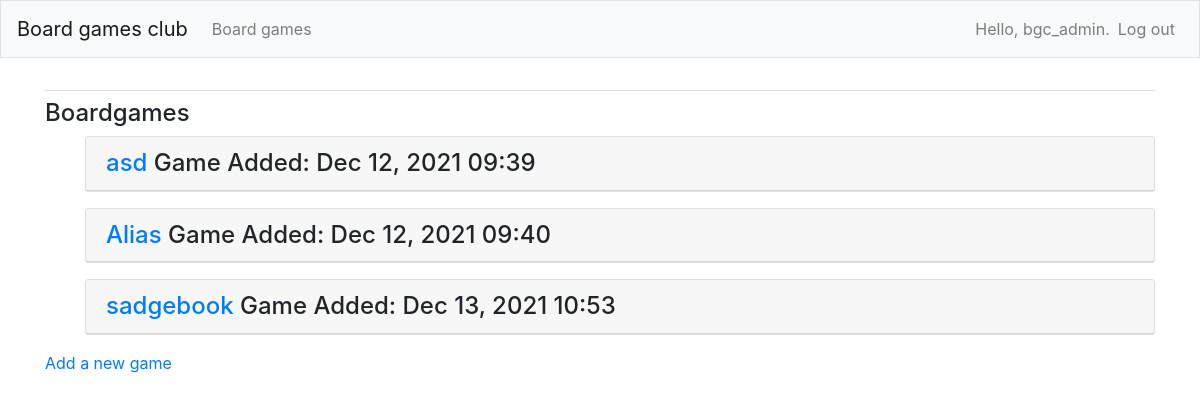
The app's page /b_games/ (signed in), older data.
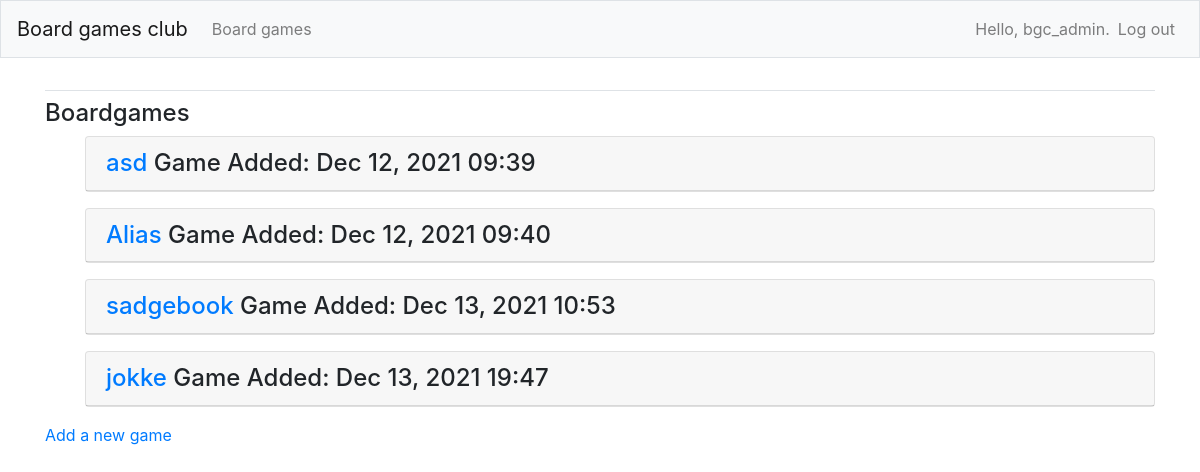
The same page, newer data.
### bgc/models.py (models this page shows)
class B_game(models.Model):#Board game class
    name = models.CharField(max_length= 40)#Pelin nimi
    description = models.TextField() #lyhyt pelin kuvaus
    owner = models.ForeignKey(User, on_delete=models.CASCADE)
    date_added = models.DateTimeField(auto_now_add=True)
    date_modified = models.DateTimeField(auto_now= True)
    def __str__(self):
        return self.name

### bgc/views.py (the view)
# urls.py: path('b_games/', views.b_games, name='b_games'),
def b_games(request):
    b_games = B_game.objects.filter(owner=request.user).order_by('date_added')
    b_games = B_game.objects.order_by('date_added')
    context = {'b_games': b_games}
    return render(request, 'bgc/b_games.html', context)

### bgc/templates/bgc/b_games.html
{% extends "bgc/base.html" %}
{% block content %}
    <h4>Boardgames</h4>
    <ul>
        {% for b_game in b_games %}
        <div class="card mb-3">
            <h4 class="card-header">
            <a href="{% url 'bgc:b_game' b_game.id %}">{{ b_game }}</a>
            Game Added: {{ b_game.date_added|date:'M d, Y H:i' }}
            </h4>
        </div class="card-body">
        {% empty %}
            <li> No games have been added yet.</li>
        {% endfor %}
    </ul>
 <a href = "{% url 'bgc:new_b_game' %}"> Add a new game</a>
 {% endblock content %}

Row changes from the older to the newer data that the page shows:
added B_game: name "jokke", date_added "Dec 13, 2021 19:47"
